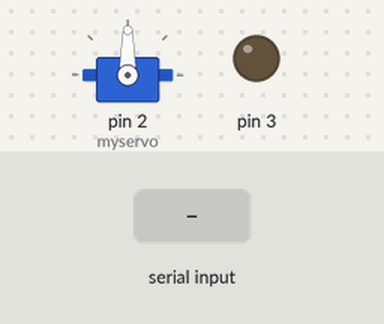
This sketch was run on a simulated Arduino Uno, built with avr-gcc and run on an emulated ATmega328P. Shown: servo, output pins drawn as LEDs (lit = HIGH). The inputs (shaded band) are chosen by the test bench.

Above: at 1.2 s.
1.3 s: byte 30 received over Serial
At 2.0 s:
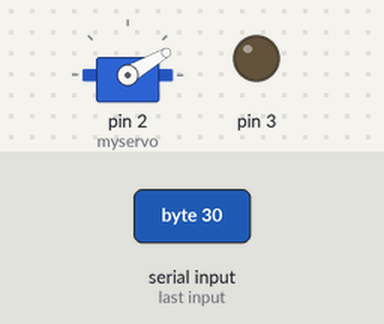
2.9 s: byte 120 received over Serial
At 4.4 s:
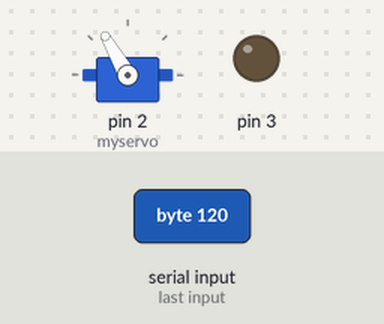
Timing chart, 0 to 5.9 s (numbered marks = the images above; inputs shaded):
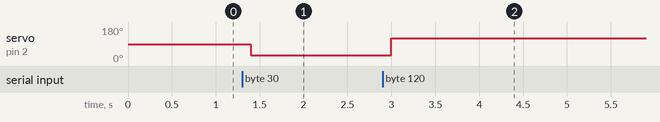

Measured:
- after the input at 1.3 s, servo on pin 2 (myservo): 90° → 30° after 0.10 s
- after the input at 2.9 s, servo on pin 2 (myservo): 30° → 120° after 0.10 s

The sketch:

slave.ino
```cpp
#include <Servo.h>

Servo myservo;

void setup()
{
  Serial.begin(9600);
  pinMode(3, OUTPUT);
  myservo.attach(2);

  digitalWrite(3,LOW);  // Disable RS485 Transmit

}

int dataservo;
void loop()
{
  if (Serial.available())
  {
    dataservo = Serial.read();
    myservo.write(dataservo);
  }
  delay(100);
}
```
